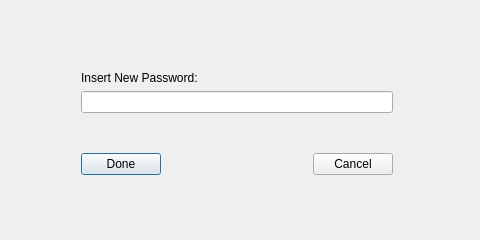
<?xml version="1.0" encoding="UTF-8"?>
<ui version="4.0">
 <class>changePasswordDialog</class>
 <widget class="QDialog" name="changePasswordDialog">
  <property name="geometry">
   <rect>
    <x>0</x>
    <y>0</y>
    <width>480</width>
    <height>240</height>
   </rect>
  </property>
  <property name="windowTitle">
   <string>changePasswordDialog</string>
  </property>
  <widget class="QWidget" name="layoutWidget">
   <property name="geometry">
    <rect>
     <x>70</x>
     <y>60</y>
     <width>334</width>
     <height>126</height>
    </rect>
   </property>
   <layout class="QGridLayout" name="gridLayout">
    <item row="0" column="0">
     <layout class="QVBoxLayout" name="verticalLayout">
      <item>
       <widget class="QLabel" name="label">
        <property name="text">
         <string>Insert New Password:</string>
        </property>
       </widget>
      </item>
      <item>
       <widget class="QLineEdit" name="newPasswordEdit">
        <property name="echoMode">
         <enum>QLineEdit::Password</enum>
        </property>
       </widget>
      </item>
     </layout>
    </item>
    <item row="1" column="0">
     <spacer name="verticalSpacer">
      <property name="orientation">
       <enum>Qt::Vertical</enum>
      </property>
      <property name="sizeHint" stdset="0">
       <size>
        <width>20</width>
        <height>40</height>
       </size>
      </property>
     </spacer>
    </item>
    <item row="2" column="0">
     <layout class="QHBoxLayout" name="horizontalLayout">
      <item>
       <widget class="QPushButton" name="doneButton">
        <property name="text">
         <string>Done</string>
        </property>
       </widget>
      </item>
      <item>
       <spacer name="horizontalSpacer">
        <property name="orientation">
         <enum>Qt::Horizontal</enum>
        </property>
        <property name="sizeHint" stdset="0">
         <size>
          <width>168</width>
          <height>20</height>
         </size>
        </property>
       </spacer>
      </item>
      <item>
       <widget class="QPushButton" name="cancelButton">
        <property name="text">
         <string>Cancel</string>
        </property>
       </widget>
      </item>
     </layout>
    </item>
   </layout>
  </widget>
 </widget>
 <layoutdefault spacing="6" margin="11"/>
 <resources/>
 <connections/>
</ui>
